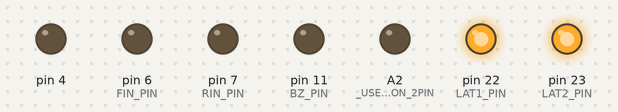
Bench run of a sketch on a simulated Arduino Leonardo, built with avr-gcc and run on an emulated ATmega32U4. Shown: output pins drawn as LEDs (lit = HIGH).

Above: at 0.1 s.
Timing chart, 0 to 1.6 s (numbered marks = the images above):
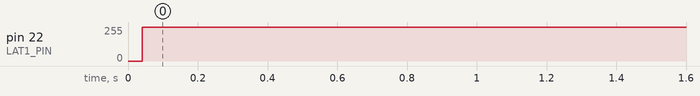

The sketch:

7seg_5.ino
```cpp
#include "mono_con.h"

void setup() {
	config_init();
	serial_init();

	disp(num[0], num[0]);
}

int count = 99;
int dir = -1;

void loop() {
	int ten = count / 10;
	int one = count % 10;

	disp(num[ten], num[one]);

	count += dir;
	if (count <= 0 || count >= 99) {
		dir = -dir;
	}

	delay(200);
}
```

mono_con.h
```cpp
//===================================================================================================================
//
//  高校生ものづくりコンテスト2026岡山県大会用 ArduinoShield
//
//    出力回路: 百エディケーション製
//    https://hyakuedu.wordpress.com/
//
//    CPU Board: Arduino MEGA 2560 R3
//                                     2026/01/08 OKAKO
//
//===================================================================================================================
#ifndef _MONO_CON_2026_H
#define _MONO_CON_2026_H

//--- Arduino  ATmega2560 Input
#define _USER_CON_1PIN A1
#define _USER_CON_2PIN A2
#define _USER_CON_3PIN 17
#define _USER_CON_4PIN 18
#define _USER_CON_5PIN 19
#define _USER_CON_6PIN 40
#define _USER_CON_7PIN 42
#define _USER_CON_8PIN 20 //GND

//--- OKAKO_Shield_CN2
#define BOARD_SW_PIN 26
#define BZ_PIN 11
#define FIN_PIN 6
#define RIN_PIN 7
#define LAT2_PIN 23
#define LAT1_PIN 22
#define SCK_PIN 24
#define SDI_PIN 25

//--- セグメントLED 0-9,blank
int num[11] = { 0x3f, 0x06, 0x5b, 0x4f, 0x66,  //0, 1, 2, 3, 4
                0x6d, 0x7d, 0x27, 0x7f, 0x6f,  //5, 6, 7, 8, 9
                0x00 };                        //blank

//--- レジスタ初期設定
void config_init(void) {
  pinMode(_USER_CON_1PIN, INPUT);
  pinMode(_USER_CON_2PIN, INPUT);
  pinMode(_USER_CON_3PIN, INPUT);
  pinMode(_USER_CON_4PIN, INPUT);
  pinMode(_USER_CON_5PIN, INPUT);
  pinMode(_USER_CON_6PIN, INPUT);
  pinMode(_USER_CON_7PIN, INPUT);

  pinMode(_USER_CON_8PIN, OUTPUT);
  digitalWrite(_USER_CON_8PIN, LOW); //IN_D4をGND設定

  pinMode(BOARD_SW_PIN, INPUT);
  pinMode(BZ_PIN, OUTPUT);
  pinMode(RIN_PIN, OUTPUT);
  pinMode(FIN_PIN, OUTPUT);
  pinMode(LAT1_PIN, OUTPUT);
  pinMode(LAT2_PIN, OUTPUT);
  pinMode(SCK_PIN, OUTPUT);
  pinMode(SDI_PIN, OUTPUT);

  ////////// DCモータ制御用PWM信号生成用のタイマ(Timer4)の周波数を31.37KHzに変更 //////////
  TCCR4B = (TCCR4B & 0b11111000) | 0x01;

#ifdef USE_TIMER3_ISR
  ////////// 1ms割り込み用のタイマ(Timer3)の初期化 //////////
  TCCR3A = 0;
  TCCR3B = 0x0b;
  // OCR3A = 124;
  OCR3A = 249;
  TIMSK3 = 2;
#endif
}

//--- 構造体宣言bitset
struct bitset {
  int SDI : 1;   // bit0 シリアルデータ
  int SCK : 1;   // bit1 シリアルクロック
  int LAT1 : 1;  // bit2 7seg LED 系ラッチ
  int LAT2 : 1;  // bit3 フルカラーLED,step モータ系ラッチ
  int DCM : 2;   // bit4,5 DC モータの動作モード
  int BZ : 1;    // bit6 圧電スピーカ
  int TSW : 1;   // bit7 タクトスイッチ入力
};
struct bitset RC;  // 構造体変数

//--- 共用体宣言lm (LED & step Motor)
union {
  struct
  {               //--- 構造体宣言，bit というグループ名
    int SM : 4;   // bit0 ～ bit3 ステッピングモータ励磁信号
    int R : 1;    // bit4 フルカラーLED，赤色
    int B : 1;    // bit5 フルカラーLED，青色
    int G : 1;    // bit6 フルカラーLED，緑色
    int res : 1;  // bit7 未使用
  } bit;          // bit アクセス名
  struct
  {
    int SM : 4;
    int GBR : 3;  // フルカラーLED, カラーコードを3bitで指定
    int res : 1;
  } color;  // GBRを3ビットアクセス名
  int b8;   // byte アクセス名
} lm;       // 共用体変数名

//--- U1,U2,U3初期化
void serial_init(void) {
  //U1
  digitalWrite(LAT1_PIN, LOW);
  shiftOut(SDI_PIN, SCK_PIN, MSBFIRST, 0x00);
  digitalWrite(LAT1_PIN, HIGH);

  //U2
  digitalWrite(LAT1_PIN, LOW);
  shiftOut(SDI_PIN, SCK_PIN, MSBFIRST, 0x00);
  digitalWrite(LAT1_PIN, HIGH);

  //u3
  digitalWrite(LAT2_PIN, LOW);
  shiftOut(SDI_PIN, SCK_PIN, MSBFIRST, 0x00);
  digitalWrite(LAT2_PIN, HIGH);
}

//--- 2桁7セグメントLEDの表示関数
int disp(char leftPat, char rightPat) {
  digitalWrite(LAT1_PIN, LOW);
  shiftOut(SDI_PIN, SCK_PIN, MSBFIRST, leftPat);
  digitalWrite(LAT1_PIN, HIGH);

  digitalWrite(LAT1_PIN, LOW);
  shiftOut(SDI_PIN, SCK_PIN, MSBFIRST, rightPat);
  digitalWrite(LAT1_PIN, HIGH);
}

//--- ステッピングモータの初期設定関数
int stepm_init(int n) {
  int spm[5] = { 0x9,     // A
                 0xc,     // B
                 0x6,     // nA
                 0x3,     // nB
                 0x00 };  // Stop

  return spm[n];
}

//--- フルカラーLEDとステッピングモータの動作制御関数
int led_stepmotor(char n) {
  digitalWrite(LAT2_PIN, LOW);
  shiftOut(SDI_PIN, SCK_PIN, MSBFIRST, n);
  digitalWrite(LAT2_PIN, HIGH);
}

#endif
```

Measured:
- by itself, pin 22 (LAT1_PIN): 0/255 → 255/255 at 0.04 s
